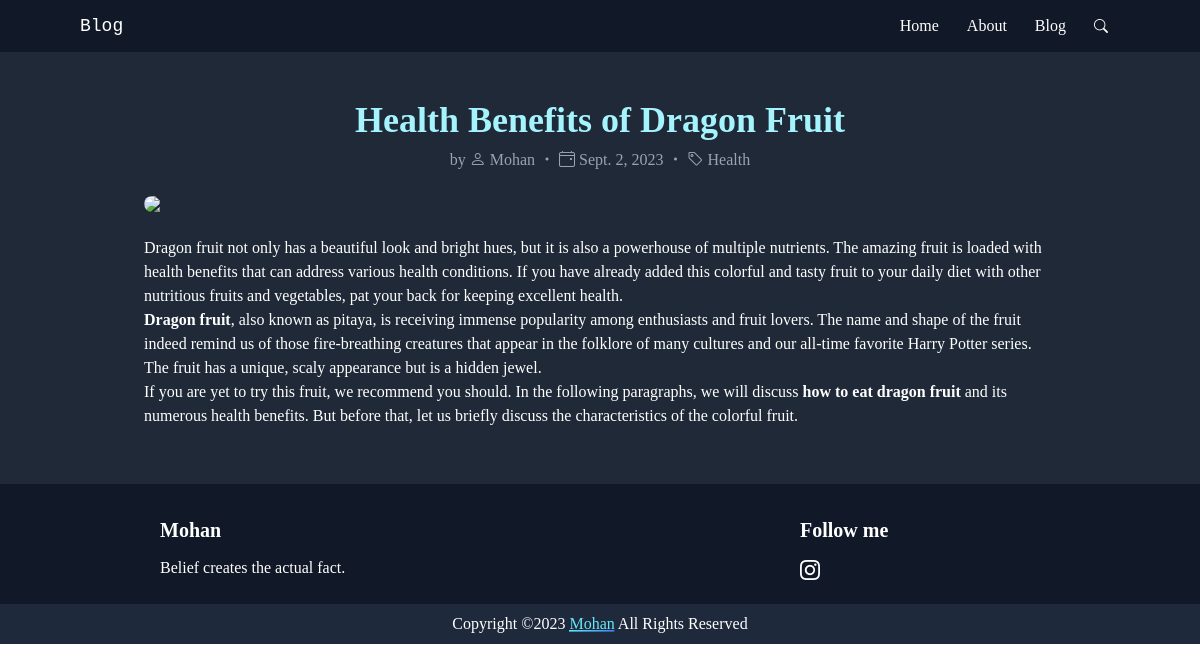
The page /blogpost/health-dragon-fruit on the database its author committed.
### home/models.py (models this page shows, shortened)
class Blog(models.Model):
    sno = models.AutoField(primary_key=True)
    title = models.CharField(max_length=200)
    meta = models.CharField(max_length=300)
    content = models.TextField()
    thumbnail_img = models.ImageField(null=True, blank=True, upload_to="images/")
    thumbnail_url = models.URLField(blank=True, null=True)
    category = models.CharField(max_length=255, default="uncategorized")
    slug = models.CharField(max_length=100)
    time = models.DateField(auto_now_add=True)

### home/views.py (the view)
# urls.py: path('blogpost/<str:slug>', views.blogpost, name='blogpost'),
def blogpost (request, slug):
    try:
        blog = Blog.objects.get(slug=slug)
        context = {'blog': blog}
        return render(request, 'blogpost.html', context)
    except Blog.DoesNotExist:
        context = {'message': 'Blog post not found'}
        return render(request, '404.html', context, status=404)

### templates/blogpost.html (shortened to what this page needs)
{% extends 'base.html' %}
{% block content %}
<div class='bg-gray-800 text-white p-8 pt-12 flex flex-col md:px-20 lg:px-36 xl:px-60 2xl:px-80'>
    <span class='text-center text-3xl md:text-4xl font-bold text-cyan-200 hover:text-cyan-300 transition duration-300'><a href='{{blog.slug}}'>{{blog.title}}</a></span>
    <span class='text-center mt-2 text-gray-400'>by <a href='/about'><i class="bi bi-person"></i> <span class='group'><span class='group-hover:text-cyan-200 bg-left-bottom bg-gradient-to-r from-cyan-300 to-blue-500 bg-[length:0%_2px] bg-no-repeat group-hover:bg-[length:100%_2px] transition-all duration-500 ease-out'>Mohan</span></span><a> <i class="bi bi-dot"></i> <span><i class="bi bi-calendar4-event"></i> {{blog.time}}</span> <i class="bi bi-dot"></i> <i class="bi bi-tag"></i> <a href='{{blog.category}}'><span class='group'><span class='group-hover:text-cyan-200 bg-left-bottom bg-gradient-to-r from-cyan-300 to-blue-500 bg-[length:0%_2px] bg-no-repeat group-hover:bg-[length:100%_2px] transition-all duration-500 ease-out'>{{blog.category}}</span></span></span></a>
    <img class='rounded-lg my-6 flex justify-center' src="{{blog.thumbnail_url}}">
    <p class=''>{{blog.content|safe}} </p>
</div>
{% endblock %}

### templates/base.html (shortened to what this page needs)
{% load tailwind_tags %}
{% load static %}
<!DOCTYPE html>
<html lang="en">
<head>
    <link href="https://cdn.jsdelivr.net/npm/tailwindcss/dist/tailwind.min.css" rel="stylesheet">
    <link rel="stylesheet" href="https://cdn.jsdelivr.net/npm/bootstrap-icons@1.10.3/font/bootstrap-icons.css">
    <link rel="stylesheet" href="https://cdnjs.cloudflare.com/ajax/libs/font-awesome/6.2.1/css/all.min.css" />
    <link rel="stylesheet" type="text/css" href="https://cdn.jsdelivr.net/gh/hostmind/host@latest/static/index.css">
    {% tailwind_css %}
</head>
<body>
    <nav class="nav bg-gray-900 text-white flex justify-between items-center p-3 px-8 md:px-20">
        <a href="/" class="text-lg font-mono">Blog</a>
        <div class="bg-gray-900 hidden items-center md:block">
            <a href="/" class="p-2 px-3 my-1 text-white rounded-[8px] hover:bg-gray-800">Home</a>
            <a href="/about" class="p-2 px-3 my-1 text-white rounded-[8px] hover:bg-gray-800">About</a>
            <a href="/blog" class="p-2 px-3 my-1 text-white rounded-[8px] hover:bg-gray-800">Blog</a>
            <i class="searchBtn1 p-2 px-3 my-1 text-white rounded-[8px] hover:bg-gray-800 mt-1 bi bi-search text-sm cursor-pointer"></i>
          </div>
    </nav>
      {% block content %}{% endblock %}
    <footer class='bg-gray-900 text-white p-8 pb-2 grid md:grid-cols-3 md:gap-10 lg:gap-20 xl:gap-30 2xl:gap-40 md:px-40'>
        <div class='blog-name'>
            <p class='text-xl font-bold'>Mohan<p>
            <p class='my-3 text-justify'>Belief creates the actual fact.</p>
        </div>
        <div class='pages'>
        </div>
        <div class='socials'>
            <p class='text-xl font-bold'>Follow me<p>
            <ul class='my-3 flex text-xl'>
                <li><a href='https://www.instagram.com/mohn.gz/' class='hover:text-blue-100'><i class="bi bi-instagram"></i></a></li>
            </ul>
        </div>
    </footer>
    <div class='bg-slate-800 text-white text-justify flex justify-center items-center'>
        <p class='p-2'>Copyright &copy;<script>document.write(new Date().getFullYear())</script> <span class="text-blue-300 text-justify"><a href="/" target="_blank">Mohan</a></span> All Rights Reserved</p>
    </div>
</body>
</html>

### templates/blogpost.html (style rules this page uses)
p a { color: #67e8f9; background: linear-gradient(to right, rgba(103,232,249, 1), rgba(59, 130, 246, 1)), linear-gradient(to right, rgba(34,211,238, 1), rgba(59, 130, 246, 1), rgba(29, 78, 216, 1)); background-size: 100% 0.1em, 0 0.1em; background-position: 100% 100%, 0 100%; background-repeat: no-repeat; transition: background-size 400ms; }

### templates/base.html (style rules this page uses)
body { font-family: Poppins; transition: 0.3s ease-in-out; }

### rows shown on the page
Blog: title "Health Benefits of Dragon Fruit", time "Sept. 2, 2023", category "Health", content "Dragon fruit not only has a beautiful look and bright hues, but it is also a powerhouse of multiple nutrients. The amazing fruit is loaded with health benefits that can address various health conditions. If you have already added this colorful and tasty fruit to your daily diet with other nutritious fruits and vegetables, pat your back for keeping excellent health. Dragon fruit , also known as pitaya, is receiving immense popularity among enthusiasts and fruit lovers. The name and shape of the fruit indeed remind us of those fire-breathing creatures that appear in the folklore of many cultures and our all-time favorite Harry Potter series. The fruit has a unique, scaly appearance but is a…"
